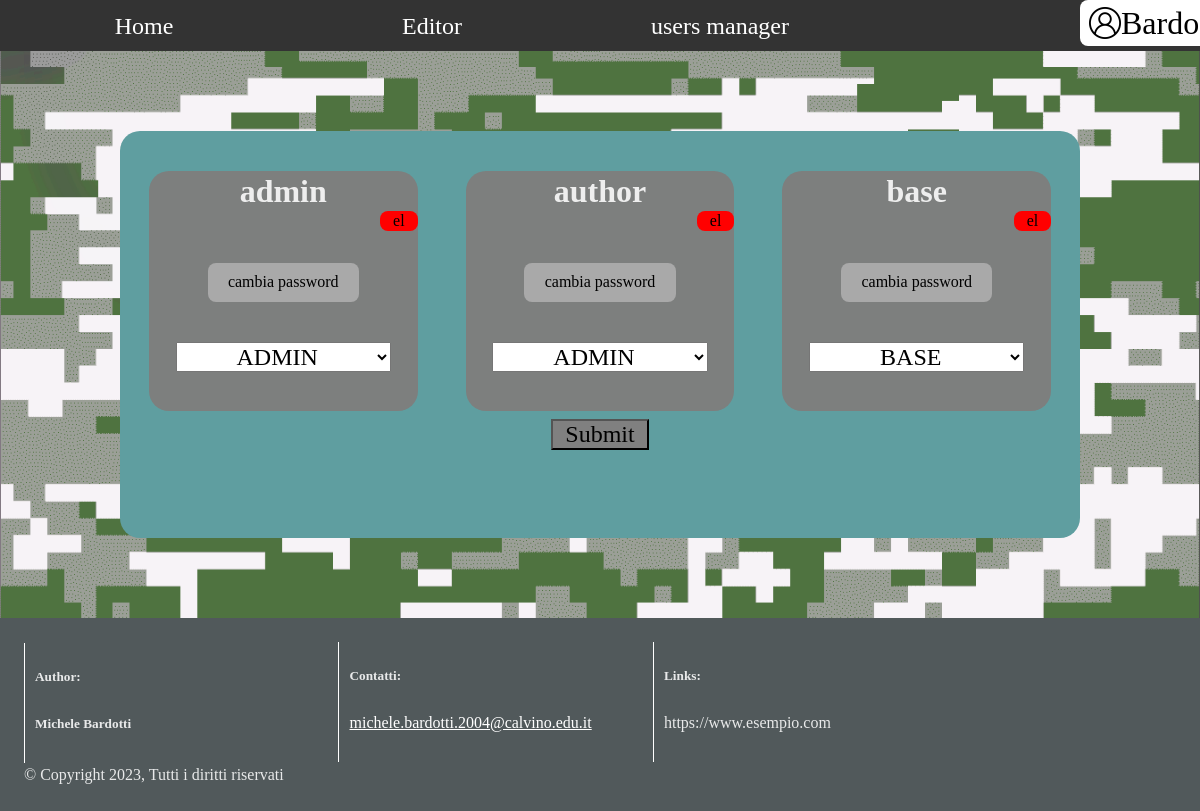
/manager.php (signed in), run on an earlier commit of the app's database.
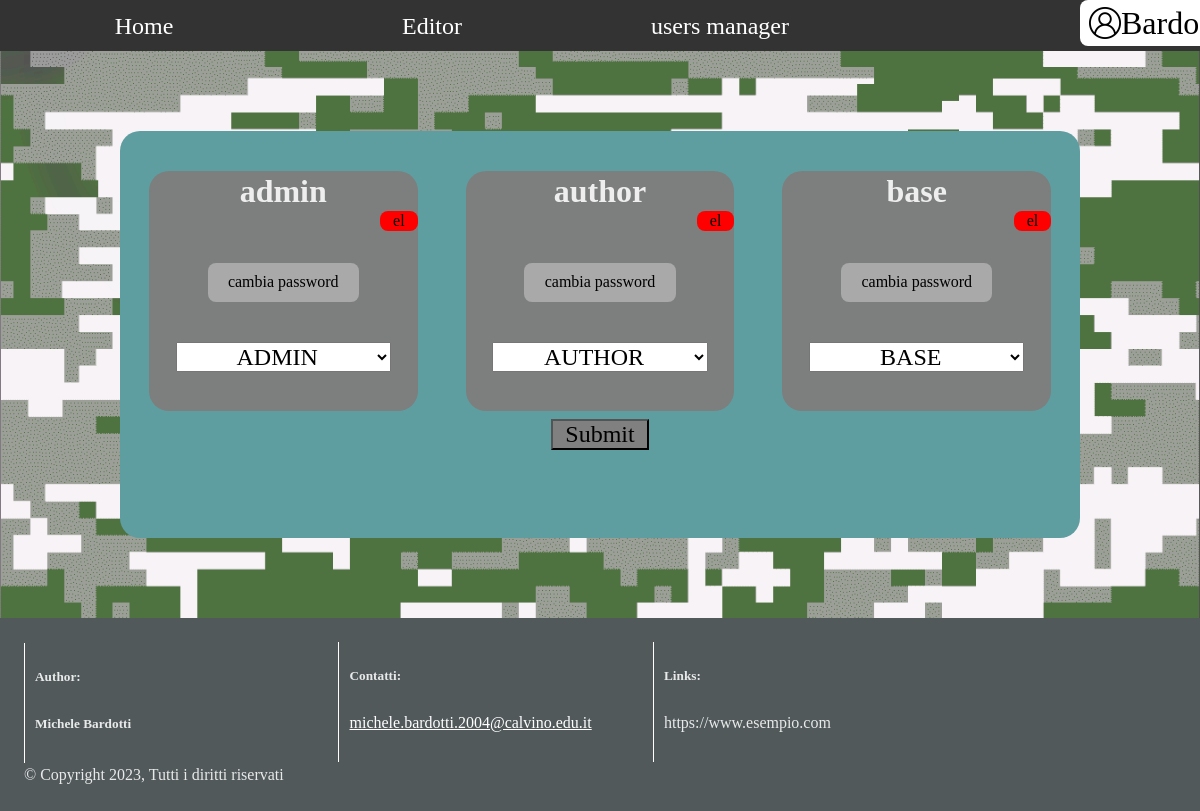
And on a later commit of the database.
### tables this page shows
CREATE TABLE `utenti` (
  `username` varchar(50) NOT NULL,
  `email` varchar(50) DEFAULT NULL,
  `password` varchar(255) DEFAULT NULL,
  `ruolo` varchar(255) DEFAULT 'BASE'
);

### manager.php (the view, shortened to what this page needs)
<?php
$pdo = new PDO("mysql:host=localhost; dbname=blog", "root", "");
?>
<!DOCTYPE html>
<html lang="it">
<head>
    <link rel="stylesheet" href="./css/common.css">
    <link rel="stylesheet" href="./css/manager.css">
</head>
<body>
    <div id="root">
        <div>
        <nav>
            <ul>
                <li><a href="./index.php">Home</a></li>
                <li>
                    <?php
                    $text = "SELECT ruolo FROM utenti WHERE username = ?";
                    $query= $pdo->prepare($text);
                    $query->execute([$_SESSION['user']]);
                    $row = $query->fetch();
                    if($row['ruolo']=='ADMIN' || $row['ruolo']=='AUTHOR'){
                        echo '<a href="./editor.php">Editor</a>';
                    }else{
                        $title = "'ALT!'";
                        $content = "'Questa sezione è accessibile solo alle persone autorizzate. Vuoi richiedere un ruolo da autore o admin?'";
                        echo '<a onclick="customAlert.alert('.$content.','.$title.')">Editor</a>';
                    }
                    ?>
                </li>
                <li><?php
                    if(!empty($_SESSION['user'])){
                        $text = "SELECT ruolo FROM utenti WHERE username = ?";
                        $query= $pdo->prepare($text);
                        $query->execute([$_SESSION['user']]);
                        $row = $query->fetch();
                        if($row['ruolo']=='ADMIN'){
                            echo '<a href="./manager.php">users manager</a>';
                        }
                    }
                    ?>
                </li>
                <li id="logli"><div id="loginBtn"
                ><img src="./img/account.png" alt="">
                <?php
                    if(!empty($_SESSION['user'])){
                        echo '<p>'.$_SESSION["user"]."</p>";
                    }
                    else{
                        echo '<p>Accedi</p>';
                    }
                ?>
                </div>
            </li>
            </ul>
            </nav>
            <div class="App">
            <div id='bodyManager'>
                <div id="container">
                    <?php
                    try{
                        $text = "SELECT username, ruolo FROM utenti WHERE username NOT LIKE ? ORDER BY username";
                        $query= $pdo->prepare($text);
                        $query->execute([$_SESSION['user']]);
                        $row = $query->fetchAll();
                    }
                        catch (PDOException $e){
                        echo "Nessun utente modificabile: solo tu sei registrato quì".$e;
                        exit();
                    }
                    if ($row != null) {
                        for($i=0;$i<sizeof($row);$i++){
                            echo "<div class='top' id='1'>
                            <div class='c'>
                            <h3 id='titleArtSec'>".$row[$i]['username']."</h3><button id='eliminaUser' type=button onclick='delProfilo(\"".$row[$i]['username']."\")'>el</button>
                            </div>
                            <input type='hidden' name='username".$i."' value='".$row[$i]['username']."' form='roleform'></input>
                            <div class='passBtnContainer'><button class='passBtn' id='button".$i."' onclick='passChange(this)'>cambia password</button></div>
                            <select id='choose' name='rolelist".$i."' form='roleform'>";
                            switch ($row[$i]['ruolo']) {
                                case 'BASE':
                                    echo "<option selected='selected' value='BASE'>BASE</option>
                                    <option value='AUTHOR'>AUTHOR</option>
                                    <option value='ADMIN'>ADMIN</option>";
                                    break;
                                case 'AUTHOR':
                                    echo "<option value='BASE'>BASE</option>
                                    <option selected='selected' value='AUTHOR'>AUTHOR</option>
                                    <option value='ADMIN'>ADMIN</option>";
                                    break;
                                case 'ADMIN':
                                    echo "<option value='BASE'>BASE</option>
                                    <option value='AUTHOR'>AUTHOR</option>
                                    <option selected='selected' value='ADMIN'>ADMIN</option>";
                                    break;
                            }
                            echo "</select>
                            </div>";
                        }
                    }
                    ?>
                    <form action="" onsubmit="updateProfili(event,this)" method="post" id="roleform" enctype="multipart/form-data">
                        <input id="invio" type="submit">
                    </form>
                </div>
            </div>
        </div>
    </div>
    </div><footer>
    <div class="foot" id="crediti">
        <h5>Author:</h5>
        <h5>Michele Bardotti</h5>
    </div>
    <div class="foot" id="contatti">
        <h5>Contatti:</h5><a href="mailto:michele.bardotti.2004@calvino.edu.it">michele.bardotti.2004@calvino.edu.it</a>
    </div>
    <div class="foot" id="links">
        <h5>Links:</h5><a>https://www.esempio.com</a>
    </div>
    <div>© Copyright 2023, Tutti i diritti riservati</div>
</footer>
</body>
</html>

### css/common.css (style rules this page uses)
* { font-family: font; }
:root { font-family: font; font-size: 16px; line-height: 24px; font-weight: 400; color-scheme: light dark; color: rgba(255, 255, 255, 0.87); background-color: #242424; font-synthesis: none; text-rendering: optimizeLegibility; -webkit-font-smoothing: antialiased; -moz-osx-font-smoothing: grayscale; -webkit-text-size-adjust: 100%; }
#root { position:inherit; width: 100%; text-align: center; }
html { min-height: 100vh; }
body { place-items:initial; min-width: 320px; min-height: 100vh; margin:0; display: flex; flex-direction: column; background-image:url('../img/background1.png'); background-repeat: no-repeat; background-size: cover; }
button { border-radius: 8px; border: 1px solid transparent; padding: 0.6em 1.2em; font-size: 1em; font-weight: 500; font-family: inherit; background-color: #1a1a1a; cursor: pointer; transition: border-color 0.25s; }
nav { z-index: 999; position: sticky; top:0; }
ul { list-style-type: none; margin: 0; padding: 0; overflow: hidden; background-color: #333; }
li { width: 24%; float: left; }
#loginBtn { background-color: white; width: 100%; color: black; display: inline-flex; align-items: center; border-radius: 8px; border: 1px solid transparent; max-height: 4vh; padding: 0.5vw 1vh; font-size: 1em; font-weight: 500; font-family: inherit; cursor: pointer; transition: border-color 0.25s; }
#loginBtn img { max-height: 4vh; height: auto; }
#loginBtn p { text-align: center; font-size: 200%; margin:0; }
li a { font-size: 3vh; min-height: 3vh; padding: 1.7vh 1vw; display: block; color: white; text-align: center; text-decoration: none; transition: background-color 0.5s, color 0.5s; }
#logli { width: 10%; float: right; align-items: baseline; }
footer { margin-top: auto; padding: 2%; background-color: rgb(81, 89, 91); }
.foot { height: 15vh; width: 20%; display: inline-block; text-align: left; padding-left: 10px; border-left: 1px white solid; }
#crediti { margin-right: 3%; }
#contatti { margin-right: 3%; margin-left: 3%; }
#links { margin-left: 3%; }
#contatti a { color:white }

### css/manager.css (style rules this page uses)
#container { margin-top: 10vh; padding-top: 5vh; margin-bottom: 10vh; padding-bottom: 10vh; height: 50%; width: 80%; margin-left: auto; margin-right: auto; background-color: cadetblue; border-radius: 20px; }
.top { height: 30vh; text-overflow: ellipsis; overflow: hidden; display: inline-flex; align-items: flex-start; justify-content: center; flex-wrap: wrap; width: 28%; margin-right: 2.5%; margin-left: 2.5%; background-color: rgb(125,127,126); border-radius: 20px; transition: background-color 0.5s; }
#titleArtSec { font-size: 200%; width: 100%; margin:1vh 0; }
#choose { font-size: 150%; text-align: center; width: 80%; margin:1vh 0; }
.passBtnContainer { width: 100%; }
.passBtn { background-color: darkgray; }
#eliminaUser { display: flex; float: right; background-color: red; padding: 0 1vw; }
.c { width: 100%; }
#invio { background-color: grey; margin: 1vh; font-size: 150%; padding: 0 1vw; }

What changed in the data, as far as the page shows it:
changed utenti "author": ruolo "ADMIN" → "AUTHOR"
